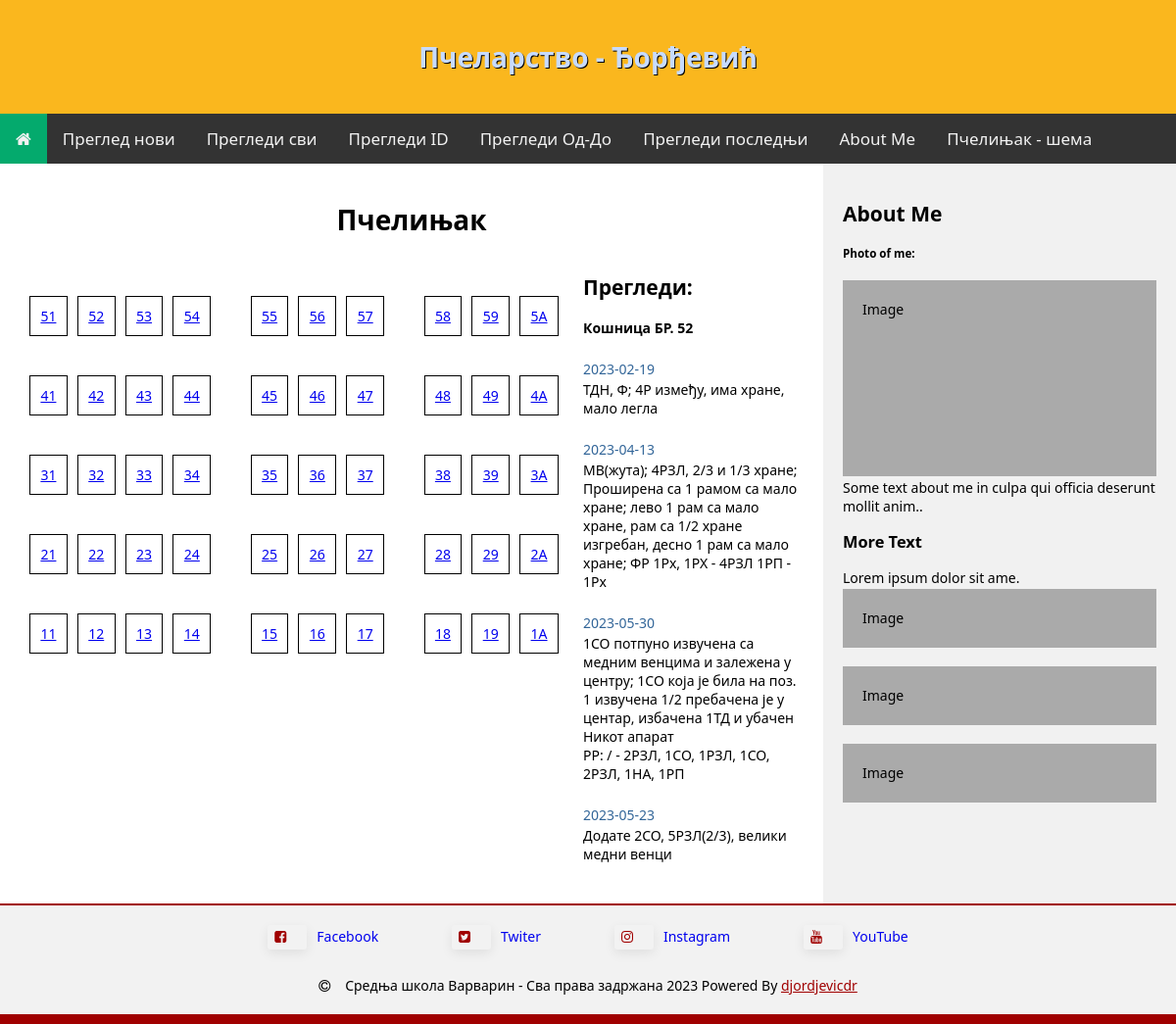
Before: /shema?hive_id=52 with the older database file.
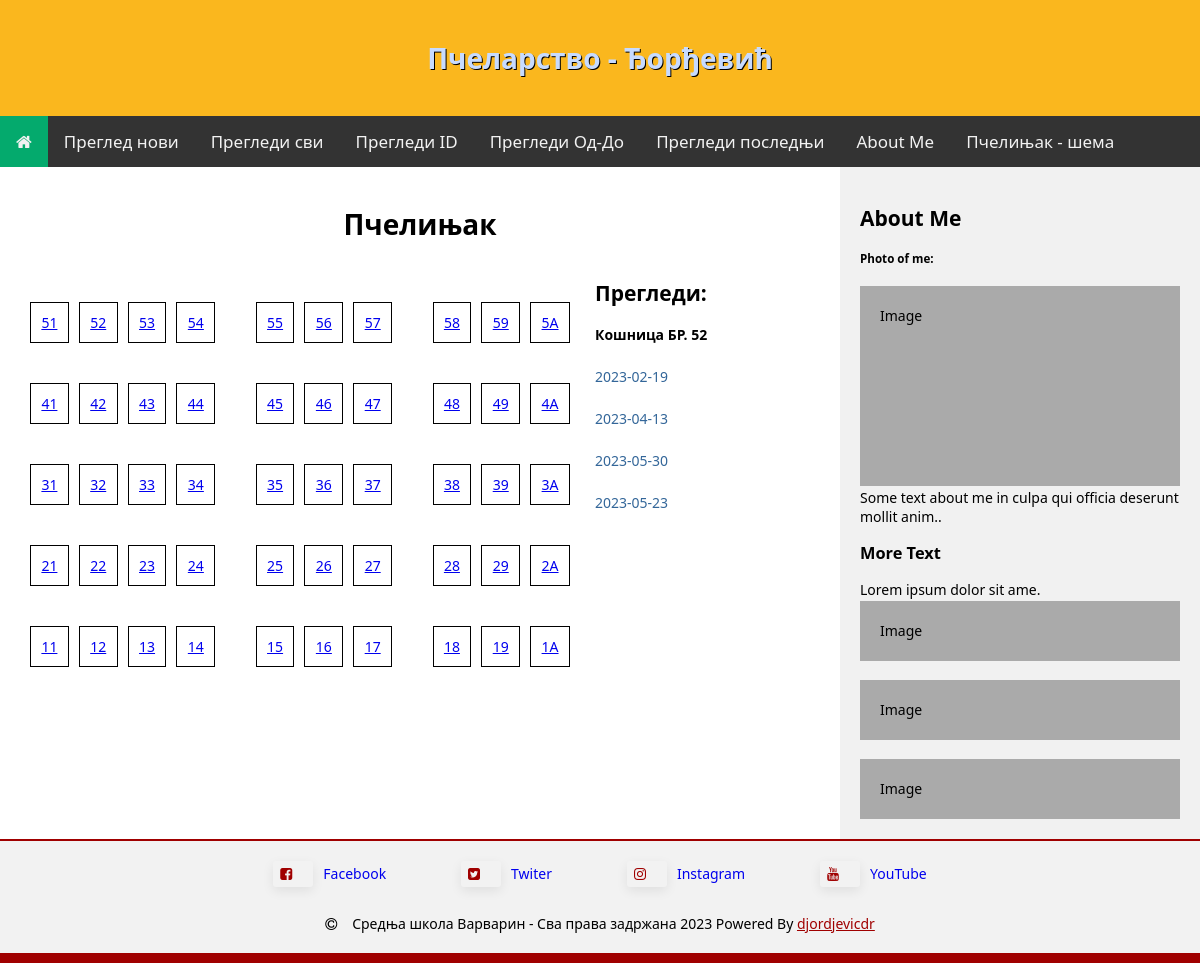
After: the same page with the newer database file.
### tables this page shows
CREATE TABLE inspect (id INTEGER PRIMARY KEY ASC AUTOINCREMENT NOT NULL, hive_id TEXT (2) NOT NULL, date DATE NOT NULL, state VARCHAR (255), interv VARCHAR (255), note NVARCHAR (255) NOT NULL, frames VARCHAR (127));

### app.py (the view)
@app.route("/shema")
def shema():
    db = os.path.join(app.root_path, 'pcelinjak.db')
    con = sqlite3.connect(db)
    cur = con.cursor()
    hive_id = request.args.get("hive_id")
    if hive_id == None:
        return render_template("shema.html", hive_id=None, review=None)
    else:
        sql="""
        SELECT date, hive_id, note
        FROM inspect
        WHERE hive_id=?
        """
        cur.execute(sql, (hive_id,))
        rew=cur.fetchall()
        con.close()
        return render_template("shema.html", hive_id=hive_id, review=rew)

### templates/shema.html
{% extends 'template.html' %}
{% block content %}
{% autoescape off %}
<h1 style="text-align: center;">
  Пчелињак
</h1>
<div class="shema">
  <div style="flex: 70%;">
    <table class="tshema">
      {% for i in ["5", "4", "3", "2", "1"] %}
        <tr>
          {% for j in ["1", "2", "3", "4", " ", "5", "6", "7", " ", "8", "9", "A"] %}
              {% if j !=" " %}
              <td>
                <a href="shema?hive_id={{ i+j }}">
                  {{ i+j }}
                </a>
              </td>
              {% endif %}
              {% if j ==" " %}
                <td style="border: 0;"></td>
              {% endif %}
          {% endfor %}
        </tr>
      {% endfor %}
    </table>
  </div>
  <div style="flex: 30%; padding-left: 15px;">
    <h2>Прегледи:</h2>
    {% if review != None %}
      <p><b>Кошница БР. {{ hive_id }}</b></p>
      <br>
      {% for (date, hive_id, observation) in review %}
        <p style="color: #336699">{{ date }}</p>
        <p>{{ observation }}</p>
        <br>
      {% endfor %}
    {% endif %}
  </div>
</div>
{% endautoescape %}
{% endblock content %}

### templates/template.html (shortened to what this page needs)
<!DOCTYPE html>
<html>
<head>
<link rel="stylesheet" href="https://cdnjs.cloudflare.com/ajax/libs/font-awesome/4.7.0/css/font-awesome.min.css">
<link rel="stylesheet" href="static/css/style.css">
<link rel="stylesheet" href="static/css/nice_table.css">
</head>
<body>
<div class="header">
  <h1>Пчеларство - Ђорђевић</h1>
</div>
<div class="topnav" id="myTopnav">
    <a href="/" class="active"><i class="fa fa-home"></i></a>
    <a href="/inspect_add">Преглед нови</a>
    <a href="/inspect_all">Прегледи сви</a>
    <a href="/inspect_by_id">Прегледи ID</a>
    <a href="/inspect_by_date">Прегледи Од-До</a>
    <a href="/inspect_last">Прегледи последњи</a>
    <a href="#about">About Me</a>
    <a href="/shema">Пчелињак - шема</a>
</div>
<div class="row">
  <div class="main">
    {% block content %}
    {% endblock content %}
  </div>
  <div class="side">
    <h2>About Me</h2>
    <h5>Photo of me:</h5>
    <div class="fakeimg" style="height:200px;">Image</div>
    <p>Some text about me in culpa qui officia deserunt mollit anim..</p>
    <h3>More Text</h3>
    <p>Lorem ipsum dolor sit ame.</p>
    <div class="fakeimg" style="height:60px;">Image</div><br>
    <div class="fakeimg" style="height:60px;">Image</div><br>
    <div class="fakeimg" style="height:60px;">Image</div>
  </div>
</div>
<div class="footer">
  <ul class="social">
    <li><a href="https://www.facebook.com/ssvedurs" target="_blank"><i class="fa fa-facebook-square" aria-hidden="true"></i><span class="notranslate">Facebook</span></a></li>
    <li><a href="http://www.twitter.com/ssvedurs" target="_blank"><i class="fa fa-twitter-square" aria-hidden="true"></i><span class="notranslate">Twiter</span></a></li>
    <li><a href="https://www.instagram.com/dobra_srednja_skola/" target="_blank"><i class="fa fa-instagram" aria-hidden="true"></i><span class="notranslate">Instagram</span></a></li>
    <li style="margin-right: 0 !important;"><a href="http://www.youtube.com/user/ssvedurs" target="_blank"><i class="fa fa-youtube" aria-hidden="true"></i><span class="notranslate">YouTube</span></a></li>
  </ul>
  <div style="margin: 20px 10px auto">
    <i class="fa fa-copyright" aria-hidden="true" style="margin-right: 15px;"></i>Средња школа Варварин - Сва права задржана 2023 Powered By <a href="https://mail.google.com/mail/?view=cm&fs=1&tf=1&to=djordjevicdr@gmail.com" target="_blank" style="color: #a00000">djordjevicdr</a>
  </div>
</div>
</body>
</html>

### static/css/style.css (style rules this page uses)
* { box-sizing: border-box; }
body { margin: 0; font-family: 'Segoe UI', Tahoma, Geneva, Verdana, sans-serif; font-size: 14px; }
p { margin-top: 2px; margin-bottom: 2px; }
.header { padding: 20px; text-align: center; background: #fab71e;; color: white; }
.header h1 { color: #c7dbff; text-shadow: 1px 1px #000000; }
.topnav { overflow: hidden; background-color: #333; }
.topnav a { float: left; display: block; color: #f2f2f2; text-align: center; padding: 14px 16px; text-decoration: none; font-size: 17px; }
.active { background-color: #04AA6D; color: white; }
.row { display: flex; flex-wrap: wrap; }
.side { flex: 30%; background-color: #f1f1f1; padding: 20px; }
.main { flex: 70%; background-color: white; padding: 20px; }
.fakeimg { background-color: #aaa; width: 100%; padding: 20px; }
.footer { padding: 20px; text-align: center; background: #f2f2f2; border-top: 2px solid #a00000; border-bottom: 10px solid #a00000; }
.social { display: flex; flex-direction: row; list-style-type: none; display: table; margin: 0 auto; padding: 0; }
.social a { text-decoration: none; }
.social a i { box-shadow: rgb(0 0 0 / 8%) 0px 4px 12px; padding: 0.4em 1em 0.4em 0em; border-radius: 3px; color: #a00000; width: 40px; text-align: center; margin-bottom: 7px; margin-right: 10px; }
.social li { display:inline; margin-right: 75px; }
.shema { display:flex; flex-direction: row; flex-wrap: wrap; }
table.tshema { border-collapse: separate; border-spacing: 10px 40px; width: 100%; }
table.tshema td { border: 1px solid black; padding: 10px; text-align: center; border-spacing: 20px; }

Changed rows visible on the page:
changed inspect (number 1 of 4 on the later page): note "ТДН, Ф; 4Р између, има хране, мало легла" → (not shown)
changed inspect (number 2 of 4 on the later page): note "МВ(жута); 4РЗЛ, 2/3 и 1/3 хране; Проширена са 1 рамом са мало хране; лево 1 рам са мало хране, рам са 1/2 хране изгребан, десно 1 рам са мало хране; ФР 1Рх, 1РХ - 4РЗЛ 1РП - 1Рх" → (not shown)
changed inspect (number 3 of 4 on the later page): note "1СО потпуно извучена са медним венцима и залежена у центру; 1СО која је била на поз. 1 извучена 1/2 пребачена је у центар, избачена 1ТД и убачен Никот апарат РР: / - 2РЗЛ, 1СО, 1РЗЛ, 1СО, 2РЗЛ, 1НА, 1РП" → (not shown)
changed inspect (number 4 of 4 on the later page): note "Додате 2СО, 5РЗЛ(2/3), велики медни венци" → (not shown)
